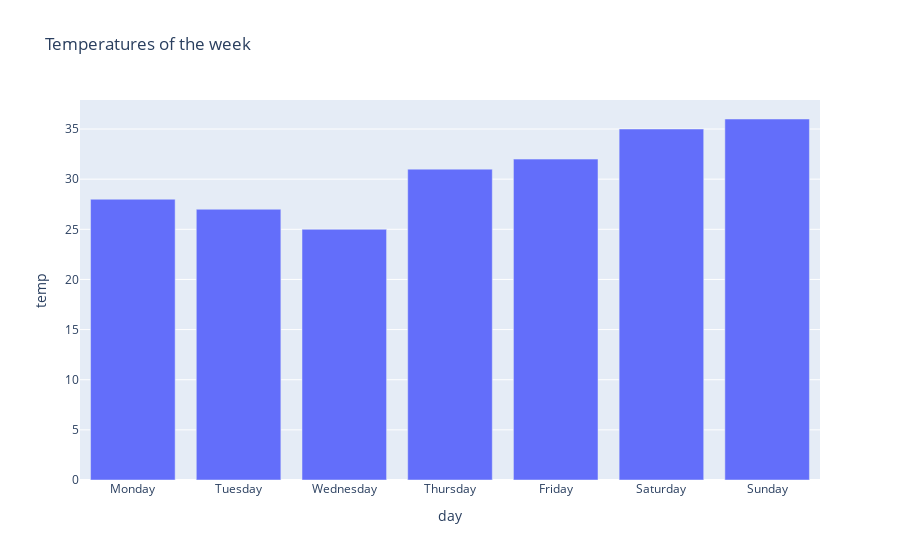

Notebook code for this chart:
### Code cell
fig = px.bar(data_frame=df_temps, x="day", y="temp", title="Temperatures of the week")
fig.show()

### Figure 1 — Plotly figure (JSON) as saved in the notebook; plotly's stock layout.template omitted (floating-point values rounded to 4 significant figures)
{"data": [{"alignmentgroup": "True", "hovertemplate": "day=%{x}<br>temp=%{y}<extra></extra>", "legendgroup": "", "marker": {"color": "#636efa", "pattern": {"shape": ""}}, "name": "", "offsetgroup": "", "orientation": "v", "showlegend": false, "textposition": "auto", "type": "bar", "x": ["Monday", "Tuesday", "Wednesday", "Thursday", "Friday", "Saturday", "Sunday"], "xaxis": "x", "y": [28, 27, 25, 31, 32, 35, 36], "yaxis": "y"}], "layout": {"barmode": "relative", "legend": {"tracegroupgap": 0}, "title": {"text": "Temperatures of the week"}, "xaxis": {"anchor": "y", "domain": [0, 1], "title": {"text": "day"}}, "yaxis": {"anchor": "x", "domain": [0, 1], "title": {"text": "temp"}}}}
